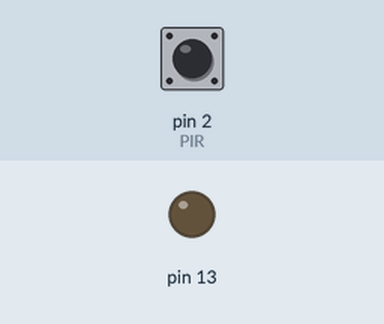
A sketch run on a simulated Arduino Uno, built with avr-gcc and run on an emulated ATmega328P. Shown: output pins drawn as LEDs (lit = HIGH). Dashed ring = blinking. The test bench sets the inputs (shaded band); at power-on: pin 2 (PIR) LOW. What the sketch prints to the serial monitor is not drawn.

Above: at 1.2 s.
1.3 s: pin 2 (PIR) driven HIGH
At 1.7 s:
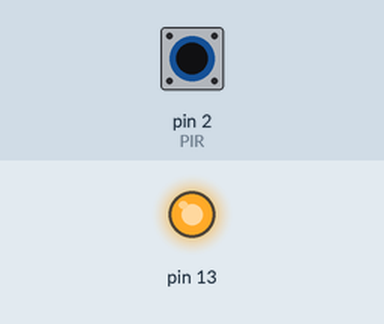
2.8 s: pin 2 (PIR) driven LOW
At 4.1 s:
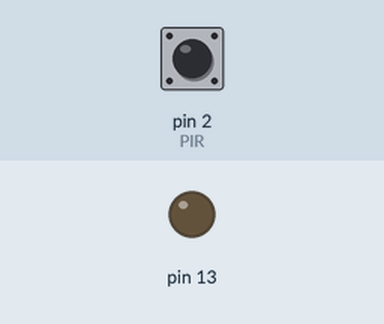
5.8 s: pin 2 (PIR) pulsed HIGH 5 times (0.12 s each, 0.3 s apart)
At 5.86 s:
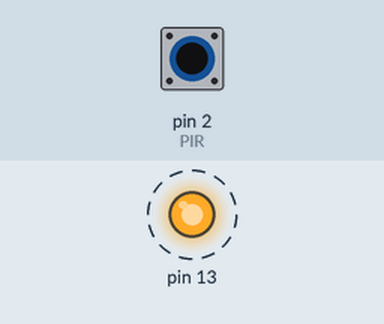
10.3 s: pin 2 (PIR) pulsed HIGH 2 times (0.12 s each, 0.3 s apart)
At 12.0 s:
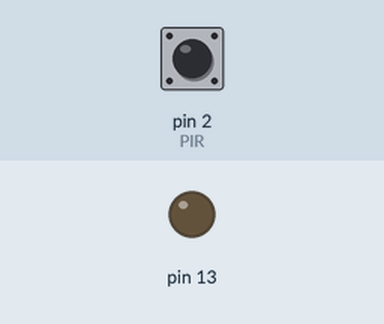
Timing chart, 0 to 13.5 s (numbered marks = the images above; inputs shaded):
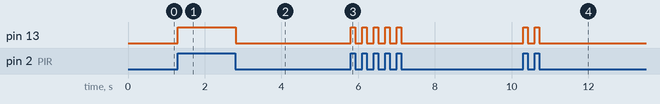

The sketch:

PIR.ino
```cpp
int PIR = 2;
int statusPin = 0;

void setup()
{
  Serial.begin(115200);
  pinMode(PIR, INPUT);
  pinMode(13, OUTPUT);
}

void loop()
{
  statusPin = digitalRead(PIR);
  if(statusPin == HIGH)
  {
    Serial.println("Gerakan Terdeteksi");
    digitalWrite(13, HIGH);
  }
  else
  {
    Serial.println("Tidak ada Gerakan");
    digitalWrite(13, LOW);
  }
}
```

Measured:
- after the input at 1.3 s, pin 13: LOW → HIGH at once
- after the input at 2.8 s, pin 13: HIGH → LOW at once
- after the input at 5.8 s, pin 13: alternates HIGH for 0.12 s and LOW for 0.18 s, 10 changes in all, then stays LOW, starting at once
- after the input at 10.3 s, pin 13: alternates HIGH for 0.12 s and LOW for 0.18 s, 4 changes in all, then stays LOW, starting at once
